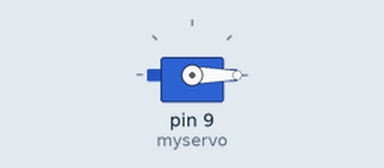
A sketch run on a simulated Arduino Uno, built with avr-gcc and run on an emulated ATmega328P. Shown: servo.

Above: at 0.05 s.
Timing chart, 0 to 3.5 s (numbered marks = the images above):
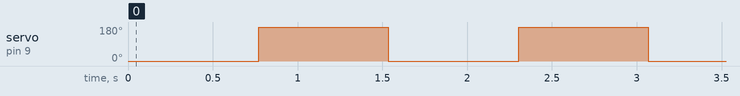

The sketch:

Servo_motor.ino
```cpp
/*------------------------------------------------------------------------------

  LIDARLite Arduino Library
  v3/GetDistancePwm

  This example shows how to read distance from a LIDAR-Lite connected over the
  PWM interface.

  Connections:
  LIDAR-Lite 5 Vdc (red) to Arduino 5v
  LIDAR-Lite Ground (black) to Arduino GND
  LIDAR-Lite Mode control (yellow) to Arduino digital input (pin 3)
  LIDAR-Lite Mode control (yellow) to 1 kOhm resistor lead 1
  1 kOhm resistor lead 2 to Arduino digital output (pin 2)

  (Capacitor recommended to mitigate inrush current when device is enabled)
  680uF capacitor (+) to Arduino 5v
  680uF capacitor (-) to Arduino GND

  See the Operation Manual for wiring diagrams and more information:
  http://static.garmin.com/pumac/LIDAR_Lite_v3_Operation_Manual_and_Technical_Specifications.pdf

------------------------------------------------------------------------------*/
#include <Servo.h>   //載入函式庫，這是內建的，不用安裝

Servo myservo;  // 建立SERVO物件

unsigned long pulseWidth;


void setup()
{
  //Serial.begin(115200); // Start serial communications

  //pinMode(2, OUTPUT); // Set pin 2 as trigger pin
  //digitalWrite(2, LOW); // Set trigger LOW for continuous read

  //pinMode(3, INPUT); // Set pin 3 as monitor pin

  myservo.attach(9);  // 設定要將伺服馬達接到哪一個PIN腳

}
/*
void Lidar_scan()
{
  pulseWidth = pulseIn(3, HIGH); // Count how long the pulse is high in microseconds

  // If we get a reading that isn't zero, let's print it
  if(pulseWidth != 0)
  {
    pulseWidth = pulseWidth / 10; // 10usec = 1 cm of distance
    Serial.println(pulseWidth); // Print the distance
  }
}
*/

void loop()
{

  myservo.write(0);  //旋轉到0度，就是一般所說的歸零

  delay(770);

  myservo.write(180);  //旋轉到0度，就是一般所說的

  delay(763);

}
```

Measured:
- by itself, servo on pin 9 (myservo): alternates 180° for 0.76 s and 0° for 0.77 s
